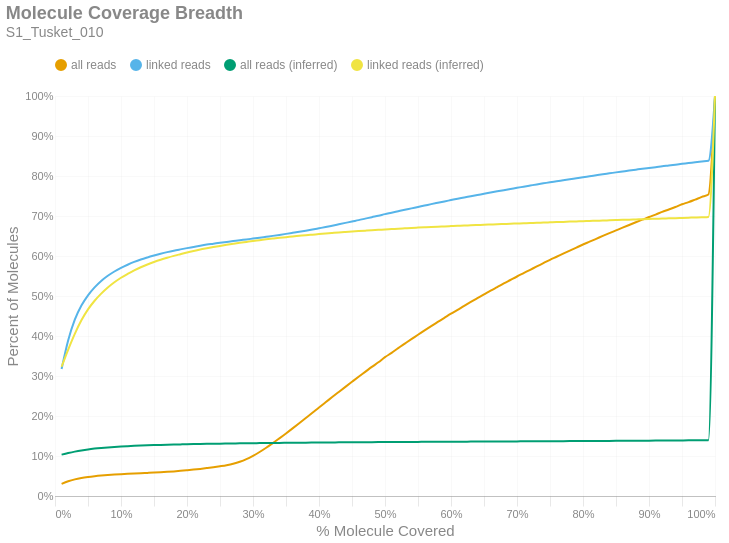

Notebook code for this chart:
### Markdown cell above
### Molecule Read Coverage
This chart shows molecule coverage breadth as computed by the number of bases aligned to that molecule. In other words, "*how much of each unique long molecule is actually sequenced/aligned?*" Keep in mind there is a distinction between sequences and alignments, since some sequences belonging to a particular molecule may not align well and wouldn't appear in the alignment data. This chart also shows molecule coverage breadth as computed by the *inferred fragment* from which the aligned sequences originate. Unlike read coverage, this calculation takes into account the total insert size, including unsequenced gaps between the forward and reverse reads. Like the previous figures, these are cumulative percents.

### Code cell
if SKIPLR:
    print_html(f"Skipped")
else:
    binned_df = consolidated_hist(valids['coverage_bp'], mask, 0.01, True)
    binned_df_inf = consolidated_hist(valids['coverage_inserts'], mask, 0.01, True)
    binned_df = binned_df.with_columns(pl.lit(binned_df_inf['all reads (cumsum)']).alias('all reads (inferred)'))
    binned_df = binned_df.with_columns(pl.lit(binned_df_inf['linked reads (cumsum)']).alias('linked reads (inferred)'))
    binned_df = binned_df.with_columns(
        (pl.col('bin').cast(pl.Float64) + 0.01).alias('right_edge')
    )

    with SafeRender(binned_df):
        (
            density_plot(binned_df, 'Molecule Coverage Breadth', samplename, 'molcov', ['all reads (inferred)','linked reads (inferred)'])
            .encode(
                #x=alt.X('bin:Q', title="% Molecule Covered").axis(format = '%').scale(padding=0),
                x=alt.X('right_edge:Q', title="% Molecule Covered").axis(format='%').scale(padding=0),
                y=alt.Y('value:Q', title='Percent of Molecules')
                    .axis(format='%')
                    .stack(False)
                    .scale(domainMin=0, padding=0),
                color=alt.Color("key:N").scale(domain = ["all reads", "linked reads", "all reads (inferred)", "linked reads (inferred)"]),
                tooltip = [
                    alt.Tooltip("key:N", title = "Data Type"),
                    alt.Tooltip("range_label:N", title="% Molecule Covered"),
                    alt.Tooltip("value:Q", format = ".2%", title="% Molecules")
                ]
            )
        ).display()

### Figure 1 — Vega-Lite specification as saved in the notebook (floating-point values rounded to 4 significant figures)
{"width": "container", "height": 400, "config": {"title": {"anchor": "start", "dy": -15, "fontSize": 18, "color": "#888888", "subtitleColor": "#888888", "subtitleFontSize": 14}, "arc": {"fill": "#0072B2"}, "axis": {"domainColor": "#888888", "domainWidth": 0.5, "gridWidth": 0.2, "grid": false, "titleFontWeight": 400, "titleFontSize": 15, "labelFontSize": 11, "labelColor": "#888888", "tickColor": "#888888", "tickWidth": 0.2, "titleColor": "#888888"}, "axisBand": {"grid": false}, "axisX": {"grid": true, "tickSize": 10, "domainCap": "round"}, "axisY": {"domain": false, "grid": true, "tickSize": 0, "domainCap": "round"}, "background": "transparent", "header": {"labelFontSize": 15, "labelColor": "#888888", "titleFontSize": 15, "titleFontWeight": 600, "titleColor": "#888888"}, "legend": {"labelFont": "sans-serif", "labelFontSize": 12, "labelColor": "#888888", "symbolSize": 100, "symbolType": "circle", "titleFontSize": 12, "titlePadding": 10, "titleColor": "#888888", "title": null, "orient": "top"}, "range": {"category": ["#E69F00", "#56B4E9", "#009E73", "#F0E442", "#0072B2", "#D55E00", "#CC79A7", "#000000"], "diverging": ["#cfe8f3", "#a2d4ec", "#73bfe2", "#46abdb", "#1696d2", "#12719e"]}, "area": {"fill": "#0072B2", "fillOpacity": 0.7, "line": true, "strokeOpacity": 0.7}, "line": {"color": "#0072B2", "stroke": "#0072B2", "strokeWidth": 2}, "trail": {"color": "#0072B2", "stroke": "#0072B2", "strokeWidth": 0, "size": 1}, "point": {"filled": true, "fillOpacity": 1.0, "size": 95}, "text": {"color": "#888888", "fontSize": 11, "align": "right", "fontWeight": 400, "size": 11}, "bar": {"fill": "#0072B2", "stroke": null}, "view": {"stroke": null, "continuousWidth": 660, "continuousHeight": 400}}, "data": {"name": "data-84c50cf7966b08e8c3f0d9d046a074b0"}, "mark": {"type": "line", "interpolate": "monotone", "point": {"opacity": 0, "size": 275}}, "encoding": {"color": {"field": "key", "scale": {"domain": ["all reads", "linked reads", "all reads (inferred)", "linked reads (inferred)"]}, "type": "nominal"}, "tooltip": [{"field": "key", "title": "Data Type", "type": "nominal"}, {"field": "range_label", "title": "% Molecule Covered", "type": "nominal"}, {"field": "value", "format": ".2%", "title": "% Molecules", "type": "quantitative"}], "x": {"axis": {"format": "%"}, "field": "right_edge", "scale": {"padding": 0}, "title": "% Molecule Covered", "type": "quantitative"}, "y": {"axis": {"format": "%"}, "field": "value", "scale": {"domainMin": 0, "padding": 0}, "stack": false, "title": "Percent of Molecules", "type": "quantitative"}}, "params": [{"name": "param_c36ac31b6afebe62", "select": {"type": "point", "fields": ["key"]}, "bind": "legend"}], "title": {"text": "Molecule Coverage Breadth", "subtitle": "S1_Tusket_010"}, "transform": [{"fold": ["all reads (cumsum)", "linked reads (cumsum)", "all reads (inferred)", "linked reads (inferred)"]}, {"calculate": "replace(datum.key, ' (cumsum)', '')", "as": "key"}, {"filter": {"param": "param_c36ac31b6afebe62"}}], "usermeta": {"embedOptions": {"downloadFileName": "S1_Tusket_010.molcov"}}, "$schema": "https://vega.github.io/schema/vega-lite/v6.1.0.json", "datasets": {"data-84c50cf7966b08e8c3f0d9d046a074b0": [{"bin": "0.0", "interval": "0.0-0.01", "all reads": 0.03014, "linked reads": 0.3176, "all reads (cumsum)": 0.03014, "linked reads (cumsum)": 0.3176, "range_label": "0.0-0.01", "all reads (inferred)": 0.1034, "linked reads (inferred)": 0.3231, "right_edge": 0.01}, {"bin": "0.01", "interval": "0.01-0.02", "all reads": 0.00669, "linked reads": 0.07177, "all reads (cumsum)": 0.03683, "linked reads (cumsum)": 0.3893, "range_label": "0.01-0.02", "all reads (inferred)": 0.1074, "linked reads (inferred)": 0.3661, "right_edge": 0.02}, {"bin": "0.02", "interval": "0.02-0.03", "all reads": 0.0048, "linked reads": 0.0514, "all reads (cumsum)": 0.04163, "linked reads (cumsum)": 0.4407, "range_label": "0.02-0.03", "all reads (inferred)": 0.111, "linked reads (inferred)": 0.4054, "right_edge": 0.03}, {"bin": "0.03", "interval": "0.03-0.04", "all reads": 0.003402, "linked reads": 0.03532, "all reads (cumsum)": 0.04503, "linked reads (cumsum)": 0.4761, "range_label": "0.03-0.04", "all reads (inferred)": 0.114, "linked reads (inferred)": 0.4392, "right_edge": 0.04}, {"bin": "0.04", "interval": "0.04-0.05", "all reads": 0.002485, "linked reads": 0.0257, "all reads (cumsum)": 0.04751, "linked reads (cumsum)": 0.5018, "range_label": "0.04-0.05", "all reads (inferred)": 0.1165, "linked reads (inferred)": 0.4664, "right_edge": 0.05}, {"bin": "0.05", "interval": "0.05-0.06", "all reads": 0.001952, "linked reads": 0.01987, "all reads (cumsum)": 0.04947, "linked reads (cumsum)": 0.5216, "range_label": "0.05-0.06", "all reads (inferred)": 0.1185, "linked reads (inferred)": 0.4881, "right_edge": 0.06}, {"bin": "0.06", "interval": "0.06-0.07", "all reads": 0.001596, "linked reads": 0.01603, "all reads (cumsum)": 0.05106, "linked reads (cumsum)": 0.5377, "range_label": "0.06-0.07", "all reads (inferred)": 0.1201, "linked reads (inferred)": 0.5059, "right_edge": 0.07}, {"bin": "0.07", "interval": "0.07-0.08", "all reads": 0.001283, "linked reads": 0.01285, "all reads (cumsum)": 0.05234, "linked reads (cumsum)": 0.5505, "range_label": "0.07-0.08", "all reads (inferred)": 0.1215, "linked reads (inferred)": 0.5212, "right_edge": 0.08}, {"bin": "0.08", "interval": "0.08-0.09", "all reads": 0.00113, "linked reads": 0.01076, "all reads (cumsum)": 0.05347, "linked reads (cumsum)": 0.5613, "range_label": "0.08-0.09", "all reads (inferred)": 0.1227, "linked reads (inferred)": 0.5343, "right_edge": 0.09}, {"bin": "0.09", "interval": "0.09-0.1", "all reads": 0.0009857, "linked reads": 0.008972, "all reads (cumsum)": 0.05446, "linked reads (cumsum)": 0.5702, "range_label": "0.09-0.1", "all reads (inferred)": 0.1237, "linked reads (inferred)": 0.5457, "right_edge": 0.1}, {"bin": "0.1", "interval": "0.1-0.11", "all reads": 0.0009226, "linked reads": 0.007887, "all reads (cumsum)": 0.05538, "linked reads (cumsum)": 0.5781, "range_label": "0.1-0.11", "all reads (inferred)": 0.1246, "linked reads (inferred)": 0.5552, "right_edge": 0.11}, {"bin": "0.11", "interval": "0.11-0.12", "all reads": 0.0008534, "linked reads": 0.007018, "all reads (cumsum)": 0.05624, "linked reads (cumsum)": 0.5852, "range_label": "0.11-0.12", "all reads (inferred)": 0.1253, "linked reads (inferred)": 0.564, "right_edge": 0.12}, {"bin": "0.12", "interval": "0.12-0.13", "all reads": 0.0008011, "linked reads": 0.006072, "all reads (cumsum)": 0.05704, "linked reads (cumsum)": 0.5912, "range_label": "0.12-0.13", "all reads (inferred)": 0.1261, "linked reads (inferred)": 0.5719, "right_edge": 0.13}, {"bin": "0.13", "interval": "0.13-0.14", "all reads": 0.0007536, "linked reads": 0.005157, "all reads (cumsum)": 0.05779, "linked reads (cumsum)": 0.5964, "range_label": "0.13-0.14", "all reads (inferred)": 0.1267, "linked reads (inferred)": 0.5788, "right_edge": 0.14}, {"bin": "0.14", "interval": "0.14-0.15", "all reads": 0.0007725, "linked reads": 0.004727, "all reads (cumsum)": 0.05856, "linked reads (cumsum)": 0.6011, "range_label": "0.14-0.15", "all reads (inferred)": 0.1272, "linked reads (inferred)": 0.585, "right_edge": 0.15}, {"bin": "0.15", "interval": "0.15-0.16", "all reads": 0.0008426, "linked reads": 0.004498, "all reads (cumsum)": 0.05941, "linked reads (cumsum)": 0.6056, "range_label": "0.15-0.16", "all reads (inferred)": 0.1278, "linked reads (inferred)": 0.5906, "right_edge": 0.16}, {"bin": "0.16", "interval": "0.16-0.17", "all reads": 0.0009934, "linked reads": 0.004056, "all reads (cumsum)": 0.0604, "linked reads (cumsum)": 0.6097, "range_label": "0.16-0.17", "all reads (inferred)": 0.1282, "linked reads (inferred)": 0.5957, "right_edge": 0.17}, {"bin": "0.17", "interval": "0.17-0.18", "all reads": 0.001137, "linked reads": 0.003606, "all reads (cumsum)": 0.06154, "linked reads (cumsum)": 0.6133, "range_label": "0.17-0.18", "all reads (inferred)": 0.1286, "linked reads (inferred)": 0.6003, "right_edge": 0.18}, {"bin": "0.18", "interval": "0.18-0.19", "all reads": 0.001325, "linked reads": 0.003253, "all reads (cumsum)": 0.06286, "linked reads (cumsum)": 0.6165, "range_label": "0.18-0.19", "all reads (inferred)": 0.129, "linked reads (inferred)": 0.6046, "right_edge": 0.19}, {"bin": "0.19", "interval": "0.19-0.2", "all reads": 0.00152, "linked reads": 0.00316, "all reads (cumsum)": 0.06438, "linked reads (cumsum)": 0.6197, "range_label": "0.19-0.2", "all reads (inferred)": 0.1294, "linked reads (inferred)": 0.6088, "right_edge": 0.2}, {"bin": "0.2", "interval": "0.2-0.21", "all reads": 0.001606, "linked reads": 0.003001, "all reads (cumsum)": 0.06599, "linked reads (cumsum)": 0.6227, "range_label": "0.2-0.21", "all reads (inferred)": 0.1297, "linked reads (inferred)": 0.6126, "right_edge": 0.21}, {"bin": "0.21", "interval": "0.21-0.22", "all reads": 0.001793, "linked reads": 0.003044, "all reads (cumsum)": 0.06778, "linked reads (cumsum)": 0.6257, "range_label": "0.21-0.22", "all reads (inferred)": 0.1301, "linked reads (inferred)": 0.6161, "right_edge": 0.22}, {"bin": "0.22", "interval": "0.22-0.23", "all reads": 0.001996, "linked reads": 0.002757, "all reads (cumsum)": 0.06978, "linked reads (cumsum)": 0.6285, "range_label": "0.22-0.23", "all reads (inferred)": 0.1304, "linked reads (inferred)": 0.6193, "right_edge": 0.23}, {"bin": "0.23", "interval": "0.23-0.24", "all reads": 0.002126, "linked reads": 0.002272, "all reads (cumsum)": 0.0719, "linked reads (cumsum)": 0.6308, "range_label": "0.23-0.24", "all reads (inferred)": 0.1306, "linked reads (inferred)": 0.6223, "right_edge": 0.24}, {"bin": "0.24", "interval": "0.24-0.25", "all reads": 0.002431, "linked reads": 0.002326, "all reads (cumsum)": 0.07433, "linked reads (cumsum)": 0.6331, "range_label": "0.24-0.25", "all reads (inferred)": 0.1309, "linked reads (inferred)": 0.6253, "right_edge": 0.25}, {"bin": "0.25", "interval": "0.25-0.26", "all reads": 0.0027, "linked reads": 0.002098, "all reads (cumsum)": 0.07703, "linked reads (cumsum)": 0.6352, "range_label": "0.25-0.26", "all reads (inferred)": 0.1312, "linked reads (inferred)": 0.628, "right_edge": 0.26}, {"bin": "0.26", "interval": "0.26-0.27", "all reads": 0.003544, "linked reads": 0.002102, "all reads (cumsum)": 0.08058, "linked reads (cumsum)": 0.6373, "range_label": "0.26-0.27", "all reads (inferred)": 0.1314, "linked reads (inferred)": 0.6305, "right_edge": 0.27}, {"bin": "0.27", "interval": "0.27-0.28", "all reads": 0.0049, "linked reads": 0.002148, "all reads (cumsum)": 0.08548, "linked reads (cumsum)": 0.6394, "range_label": "0.27-0.28", "all reads (inferred)": 0.1316, "linked reads (inferred)": 0.6329, "right_edge": 0.28}, {"bin": "0.28", "interval": "0.28-0.29", "all reads": 0.006633, "linked reads": 0.001962, "all reads (cumsum)": 0.09211, "linked reads (cumsum)": 0.6414, "range_label": "0.28-0.29", "all reads (inferred)": 0.1318, "linked reads (inferred)": 0.6352, "right_edge": 0.29}, {"bin": "0.29", "interval": "0.29-0.3", "all reads": 0.008446, "linked reads": 0.002168, "all reads (cumsum)": 0.1006, "linked reads (cumsum)": 0.6436, "range_label": "0.29-0.3", "all reads (inferred)": 0.132, "linked reads (inferred)": 0.6375, "right_edge": 0.3}, {"bin": "0.3", "interval": "0.3-0.31", "all reads": 0.00948, "linked reads": 0.002164, "all reads (cumsum)": 0.11, "linked reads (cumsum)": 0.6457, "range_label": "0.3-0.31", "all reads (inferred)": 0.1322, "linked reads (inferred)": 0.6395, "right_edge": 0.31}, {"bin": "0.31", "interval": "0.31-0.32", "all reads": 0.01057, "linked reads": 0.002323, "all reads (cumsum)": 0.1206, "linked reads (cumsum)": 0.648, "range_label": "0.31-0.32", "all reads (inferred)": 0.1324, "linked reads (inferred)": 0.6416, "right_edge": 0.32}, {"bin": "0.32", "interval": "0.32-0.33", "all reads": 0.01149, "linked reads": 0.002284, "all reads (cumsum)": 0.1321, "linked reads (cumsum)": 0.6503, "range_label": "0.32-0.33", "all reads (inferred)": 0.1326, "linked reads (inferred)": 0.6436, "right_edge": 0.33}, {"bin": "0.33", "interval": "0.33-0.34", "all reads": 0.01203, "linked reads": 0.002443, "all reads (cumsum)": 0.1441, "linked reads (cumsum)": 0.6528, "range_label": "0.33-0.34", "all reads (inferred)": 0.1328, "linked reads (inferred)": 0.6454, "right_edge": 0.34}, {"bin": "0.34", "interval": "0.34-0.35", "all reads": 0.01225, "linked reads": 0.002536, "all reads (cumsum)": 0.1564, "linked reads (cumsum)": 0.6553, "range_label": "0.34-0.35", "all reads (inferred)": 0.1329, "linked reads (inferred)": 0.647, "right_edge": 0.35}, {"bin": "0.35", "interval": "0.35-0.36", "all reads": 0.01265, "linked reads": 0.002594, "all reads (cumsum)": 0.169, "linked reads (cumsum)": 0.6579, "range_label": "0.35-0.36", "all reads (inferred)": 0.1331, "linked reads (inferred)": 0.6488, "right_edge": 0.36}, {"bin": "0.36", "interval": "0.36-0.37", "all reads": 0.01287, "linked reads": 0.002617, "all reads (cumsum)": 0.1819, "linked reads (cumsum)": 0.6605, "range_label": "0.36-0.37", "all reads (inferred)": 0.1332, "linked reads (inferred)": 0.6504, "right_edge": 0.37}, {"bin": "0.37", "interval": "0.37-0.38", "all reads": 0.01299, "linked reads": 0.002815, "all reads (cumsum)": 0.1949, "linked reads (cumsum)": 0.6633, "range_label": "0.37-0.38", "all reads (inferred)": 0.1334, "linked reads (inferred)": 0.652, "right_edge": 0.38}, {"bin": "0.38", "interval": "0.38-0.39", "all reads": 0.01302, "linked reads": 0.002916, "all reads (cumsum)": 0.2079, "linked reads (cumsum)": 0.6663, "range_label": "0.38-0.39", "all reads (inferred)": 0.1335, "linked reads (inferred)": 0.6534, "right_edge": 0.39}, {"bin": "0.39", "interval": "0.39-0.4", "all reads": 0.0134, "linked reads": 0.003079, "all reads (cumsum)": 0.2213, "linked reads (cumsum)": 0.6693, "range_label": "0.39-0.4", "all reads (inferred)": 0.1337, "linked reads (inferred)": 0.6548, "right_edge": 0.4}, {"bin": "0.4", "interval": "0.4-0.41", "all reads": 0.01291, "linked reads": 0.003086, "all reads (cumsum)": 0.2342, "linked reads (cumsum)": 0.6724, "range_label": "0.4-0.41", "all reads (inferred)": 0.1338, "linked reads (inferred)": 0.6562, "right_edge": 0.41}, {"bin": "0.41", "interval": "0.41-0.42", "all reads": 0.01307, "linked reads": 0.003381, "all reads (cumsum)": 0.2473, "linked reads (cumsum)": 0.6758, "range_label": "0.41-0.42", "all reads (inferred)": 0.1339, "linked reads (inferred)": 0.6576, "right_edge": 0.42}, {"bin": "0.42", "interval": "0.42-0.43", "all reads": 0.01281, "linked reads": 0.003482, "all reads (cumsum)": 0.2601, "linked reads (cumsum)": 0.6793, "range_label": "0.42-0.43", "all reads (inferred)": 0.1341, "linked reads (inferred)": 0.6589, "right_edge": 0.43}, {"bin": "0.43", "interval": "0.43-0.44", "all reads": 0.01271, "linked reads": 0.003494, "all reads (cumsum)": 0.2728, "linked reads (cumsum)": 0.6828, "range_label": "0.43-0.44", "all reads (inferred)": 0.1342, "linked reads (inferred)": 0.66, "right_edge": 0.44}, {"bin": "0.44", "interval": "0.44-0.45", "all reads": 0.01265, "linked reads": 0.003513, "all reads (cumsum)": 0.2855, "linked reads (cumsum)": 0.6863, "range_label": "0.44-0.45", "all reads (inferred)": 0.1343, "linked reads (inferred)": 0.6611, "right_edge": 0.45}, {"bin": "0.45", "interval": "0.45-0.46", "all reads": 0.01257, "linked reads": 0.003385, "all reads (cumsum)": 0.298, "linked reads (cumsum)": 0.6897, "range_label": "0.45-0.46", "all reads (inferred)": 0.1344, "linked reads (inferred)": 0.6623, "right_edge": 0.46}, {"bin": "0.46", "interval": "0.46-0.47", "all reads": 0.0123, "linked reads": 0.003715, "all reads (cumsum)": 0.3103, "linked reads (cumsum)": 0.6934, "range_label": "0.46-0.47", "all reads (inferred)": 0.1345, "linked reads (inferred)": 0.6633, "right_edge": 0.47}, {"bin": "0.47", "interval": "0.47-0.48", "all reads": 0.01235, "linked reads": 0.003718, "all reads (cumsum)": 0.3227, "linked reads (cumsum)": 0.6971, "range_label": "0.47-0.48", "all reads (inferred)": 0.1346, "linked reads (inferred)": 0.6644, "right_edge": 0.48}, {"bin": "0.48", "interval": "0.48-0.49", "all reads": 0.01158, "linked reads": 0.003501, "all reads (cumsum)": 0.3343, "linked reads (cumsum)": 0.7006, "range_label": "0.48-0.49", "all reads (inferred)": 0.1347, "linked reads (inferred)": 0.6653, "right_edge": 0.49}, {"bin": "0.49", "interval": "0.49-0.5", "all reads": 0.01284, "linked reads": 0.004033, "all reads (cumsum)": 0.3471, "linked reads (cumsum)": 0.7046, "range_label": "0.49-0.5", "all reads (inferred)": 0.1348, "linked reads (inferred)": 0.6664, "right_edge": 0.5}, {"bin": "0.5", "interval": "0.5-0.51", "all reads": 0.01081, "linked reads": 0.003525, "all reads (cumsum)": 0.3579, "linked reads (cumsum)": 0.7082, "range_label": "0.5-0.51", "all reads (inferred)": 0.1349, "linked reads (inferred)": 0.6673, "right_edge": 0.51}, {"bin": "0.51", "interval": "0.51-0.52", "all reads": 0.01181, "linked reads": 0.003687, "all reads (cumsum)": 0.3697, "linked reads (cumsum)": 0.7118, "range_label": "0.51-0.52", "all reads (inferred)": 0.135, "linked reads (inferred)": 0.6683, "right_edge": 0.52}, {"bin": "0.52", "interval": "0.52-0.53", "all reads": 0.01127, "linked reads": 0.003668, "all reads (cumsum)": 0.381, "linked reads (cumsum)": 0.7155, "range_label": "0.52-0.53", "all reads (inferred)": 0.1351, "linked reads (inferred)": 0.6692, "right_edge": 0.53}, {"bin": "0.53", "interval": "0.53-0.54", "all reads": 0.01121, "linked reads": 0.003517, "all reads (cumsum)": 0.3922, "linked reads (cumsum)": 0.719, "range_label": "0.53-0.54", "all reads (inferred)": 0.1352, "linked reads (inferred)": 0.6701, "right_edge": 0.54}, {"bin": "0.54", "interval": "0.54-0.55", "all reads": 0.01088, "linked reads": 0.003575, "all reads (cumsum)": 0.4031, "linked reads (cumsum)": 0.7226, "range_label": "0.54-0.55", "all reads (inferred)": 0.1353, "linked reads (inferred)": 0.671, "right_edge": 0.55}, {"bin": "0.55", "interval": "0.55-0.56", "all reads": 0.01098, "linked reads": 0.003505, "all reads (cumsum)": 0.4141, "linked reads (cumsum)": 0.7261, "range_label": "0.55-0.56", "all reads (inferred)": 0.1354, "linked reads (inferred)": 0.6718, "right_edge": 0.56}, {"bin": "0.56", "interval": "0.56-0.57", "all reads": 0.01071, "linked reads": 0.003614, "all reads (cumsum)": 0.4248, "linked reads (cumsum)": 0.7297, "range_label": "0.56-0.57", "all reads (inferred)": 0.1355, "linked reads (inferred)": 0.6726, "right_edge": 0.57}, {"bin": "0.57", "interval": "0.57-0.58", "all reads": 0.01035, "linked reads": 0.003408, "all reads (cumsum)": 0.4351, "linked reads (cumsum)": 0.7331, "range_label": "0.57-0.58", "all reads (inferred)": 0.1356, "linked reads (inferred)": 0.6733, "right_edge": 0.58}, {"bin": "0.58", "interval": "0.58-0.59", "all reads": 0.01034, "linked reads": 0.003362, "all reads (cumsum)": 0.4455, "linked reads (cumsum)": 0.7365, "range_label": "0.58-0.59", "all reads (inferred)": 0.1356, "linked reads (inferred)": 0.674, "right_edge": 0.59}, {"bin": "0.59", "interval": "0.59-0.6", "all reads": 0.01037, "linked reads": 0.003292, "all reads (cumsum)": 0.4558, "linked reads (cumsum)": 0.7398, "range_label": "0.59-0.6", "all reads (inferred)": 0.1357, "linked reads (inferred)": 0.6747, "right_edge": 0.6}, {"bin": "0.6", "interval": "0.6-0.61", "all reads": 0.00963, "linked reads": 0.003311, "all reads (cumsum)": 0.4655, "linked reads (cumsum)": 0.7431, "range_label": "0.6-0.61", "all reads (inferred)": 0.1358, "linked reads (inferred)": 0.6755, "right_edge": 0.61}, {"bin": "0.61", "interval": "0.61-0.62", "all reads": 0.01001, "linked reads": 0.003098, "all reads (cumsum)": 0.4755, "linked reads (cumsum)": 0.7462, "range_label": "0.61-0.62", "all reads (inferred)": 0.1359, "linked reads (inferred)": 0.6762, "right_edge": 0.62}, {"bin": "0.62", "interval": "0.62-0.63", "all reads": 0.009663, "linked reads": 0.003214, "all reads (cumsum)": 0.4851, "linked reads (cumsum)": 0.7494, "range_label": "0.62-0.63", "all reads (inferred)": 0.136, "linked reads (inferred)": 0.6768, "right_edge": 0.63}, {"bin": "0.63", "interval": "0.63-0.64", "all reads": 0.009393, "linked reads": 0.003145, "all reads (cumsum)": 0.4945, "linked reads (cumsum)": 0.7526, "range_label": "0.63-0.64", "all reads (inferred)": 0.1361, "linked reads (inferred)": 0.6775, "right_edge": 0.64}, {"bin": "0.64", "interval": "0.64-0.65", "all reads": 0.009307, "linked reads": 0.0029, "all reads (cumsum)": 0.5038, "linked reads (cumsum)": 0.7555, "range_label": "0.64-0.65", "all reads (inferred)": 0.1361, "linked reads (inferred)": 0.6782, "right_edge": 0.65}, {"bin": "0.65", "interval": "0.65-0.66", "all reads": 0.009416, "linked reads": 0.003183, "all reads (cumsum)": 0.5133, "linked reads (cumsum)": 0.7586, "range_label": "0.65-0.66", "all reads (inferred)": 0.1362, "linked reads (inferred)": 0.6788, "right_edge": 0.66}, {"bin": "0.66", "interval": "0.66-0.67", "all reads": 0.008966, "linked reads": 0.003083, "all reads (cumsum)": 0.5222, "linked reads (cumsum)": 0.7617, "range_label": "0.66-0.67", "all reads (inferred)": 0.1363, "linked reads (inferred)": 0.6794, "right_edge": 0.67}, {"bin": "0.67", "interval": "0.67-0.68", "all reads": 0.009072, "linked reads": 0.002904, "all reads (cumsum)": 0.5313, "linked reads (cumsum)": 0.7646, "range_label": "0.67-0.68", "all reads (inferred)": 0.1364, "linked reads (inferred)": 0.68, "right_edge": 0.68}, {"bin": "0.68", "interval": "0.68-0.69", "all reads": 0.008686, "linked reads": 0.002869, "all reads (cumsum)": 0.54, "linked reads (cumsum)": 0.7675, "range_label": "0.68-0.69", "all reads (inferred)": 0.1365, "linked reads (inferred)": 0.6806, "right_edge": 0.69}, {"bin": "0.69", "interval": "0.69-0.7", "all reads": 0.008753, "linked reads": 0.003005, "all reads (cumsum)": 0.5487, "linked reads (cumsum)": 0.7705, "range_label": "0.69-0.7", "all reads (inferred)": 0.1365, "linked reads (inferred)": 0.6813, "right_edge": 0.7}, {"bin": "0.7", "interval": "0.7-0.71", "all reads": 0.008398, "linked reads": 0.002803, "all reads (cumsum)": 0.5571, "linked reads (cumsum)": 0.7733, "range_label": "0.7-0.71", "all reads (inferred)": 0.1366, "linked reads (inferred)": 0.6819, "right_edge": 0.71}, {"bin": "0.71", "interval": "0.71-0.72", "all reads": 0.008376, "linked reads": 0.002846, "all reads (cumsum)": 0.5655, "linked reads (cumsum)": 0.7762, "range_label": "0.71-0.72", "all reads (inferred)": 0.1367, "linked reads (inferred)": 0.6825, "right_edge": 0.72}, {"bin": "0.72", "interval": "0.72-0.73", "all reads": 0.008433, "linked reads": 0.002862, "all reads (cumsum)": 0.5739, "linked reads (cumsum)": 0.779, "range_label": "0.72-0.73", "all reads (inferred)": 0.1368, "linked reads (inferred)": 0.6832, "right_edge": 0.73}, {"bin": "0.73", "interval": "0.73-0.74", "all reads": 0.008116, "linked reads": 0.002606, "all reads (cumsum)": 0.5821, "linked reads (cumsum)": 0.7816, "range_label": "0.73-0.74", "all reads (inferred)": 0.1369, "linked reads (inferred)": 0.6836, "right_edge": 0.74}, {"bin": "0.74", "interval": "0.74-0.75", "all reads": 0.008431, "linked reads": 0.002699, "all reads (cumsum)": 0.5905, "linked reads (cumsum)": 0.7843, "range_label": "0.74-0.75", "all reads (inferred)": 0.137, "linked reads (inferred)": 0.6842, "right_edge": 0.75}, {"bin": "0.75", "interval": "0.75-0.76", "all reads": 0.007693, "linked reads": 0.002482, "all reads (cumsum)": 0.5982, "linked reads (cumsum)": 0.7868, "range_label": "0.75-0.76", "all reads (inferred)": 0.1371, "linked reads (inferred)": 0.6847, "right_edge": 0.76}, {"bin": "0.76", "interval": "0.76-0.77", "all reads": 0.007795, "linked reads": 0.002575, "all reads (cumsum)": 0.606, "linked reads (cumsum)": 0.7894, "range_label": "0.76-0.77", "all reads (inferred)": 0.1371, "linked reads (inferred)": 0.6853, "right_edge": 0.77}, {"bin": "0.77", "interval": "0.77-0.78", "all reads": 0.007568, "linked reads": 0.00254, "all reads (cumsum)": 0.6135, "linked reads (cumsum)": 0.7919, "range_label": "0.77-0.78", "all reads (inferred)": 0.1372, "linked reads (inferred)": 0.6859, "right_edge": 0.78}, {"bin": "0.78", "interval": "0.78-0.79", "all reads": 0.00747, "linked reads": 0.002579, "all reads (cumsum)": 0.621, "linked reads (cumsum)": 0.7945, "range_label": "0.78-0.79", "all reads (inferred)": 0.1373, "linked reads (inferred)": 0.6865, "right_edge": 0.79}, {"bin": "0.79", "interval": "0.79-0.8", "all reads": 0.007807, "linked reads": 0.002555, "all reads (cumsum)": 0.6288, "linked reads (cumsum)": 0.797, "range_label": "0.79-0.8", "all reads (inferred)": 0.1374, "linked reads (inferred)": 0.687, "right_edge": 0.8}, {"bin": "0.8", "interval": "0.8-0.81", "all reads": 0.007021, "linked reads": 0.002408, "all reads (cumsum)": 0.6358, "linked reads (cumsum)": 0.7995, "range_label": "0.8-0.81", "all reads (inferred)": 0.1375, "linked reads (inferred)": 0.6876, "right_edge": 0.81}, {"bin": "0.81", "interval": "0.81-0.82", "all reads": 0.007132, "linked reads": 0.002482, "all reads (cumsum)": 0.643, "linked reads (cumsum)": 0.8019, "range_label": "0.81-0.82", "all reads (inferred)": 0.1376, "linked reads (inferred)": 0.6881, "right_edge": 0.82}, {"bin": "0.82", "interval": "0.82-0.83", "all reads": 0.007152, "linked reads": 0.002447, "all reads (cumsum)": 0.6501, "linked reads (cumsum)": 0.8044, "range_label": "0.82-0.83", "all reads (inferred)": 0.1377, "linked reads (inferred)": 0.6887, "right_edge": 0.83}, {"bin": "0.83", "interval": "0.83-0.84", "all reads": 0.006955, "linked reads": 0.002323, "all reads (cumsum)": 0.6571, "linked reads (cumsum)": 0.8067, "range_label": "0.83-0.84", "all reads (inferred)": 0.1378, "linked reads (inferred)": 0.6892, "right_edge": 0.84}, {"bin": "0.84", "interval": "0.84-0.85", "all reads": 0.006895, "linked reads": 0.002358, "all reads (cumsum)": 0.664, "linked reads (cumsum)": 0.8091, "range_label": "0.84-0.85", "all reads (inferred)": 0.1379, "linked reads (inferred)": 0.6898, "right_edge": 0.85}, {"bin": "0.85", "interval": "0.85-0.86", "all reads": 0.006882, "linked reads": 0.002299, "all reads (cumsum)": 0.6709, "linked reads (cumsum)": 0.8114, "range_label": "0.85-0.86", "all reads (inferred)": 0.138, "linked reads (inferred)": 0.6903, "right_edge": 0.86}, {"bin": "0.86", "interval": "0.86-0.87", "all reads": 0.006749, "linked reads": 0.002299, "all reads (cumsum)": 0.6776, "linked reads (cumsum)": 0.8137, "range_label": "0.86-0.87", "all reads (inferred)": 0.1381, "linked reads (inferred)": 0.6909, "right_edge": 0.87}, {"bin": "0.87", "interval": "0.87-0.88", "all reads": 0.006711, "linked reads": 0.002214, "all reads (cumsum)": 0.6843, "linked reads (cumsum)": 0.8159, "range_label": "0.87-0.88", "all reads (inferred)": 0.1382, "linked reads (inferred)": 0.6915, "right_edge": 0.88}, {"bin": "0.88", "interval": "0.88-0.89", "all reads": 0.006476, "linked reads": 0.002214, "all reads (cumsum)": 0.6908, "linked reads (cumsum)": 0.8181, "range_label": "0.88-0.89", "all reads (inferred)": 0.1383, "linked reads (inferred)": 0.692, "right_edge": 0.89}, {"bin": "0.89", "interval": "0.89-0.9", "all reads": 0.006632, "linked reads": 0.002043, "all reads (cumsum)": 0.6974, "linked reads (cumsum)": 0.8201, "range_label": "0.89-0.9", "all reads (inferred)": 0.1384, "linked reads (inferred)": 0.6926, "right_edge": 0.9}, {"bin": "0.9", "interval": "0.9-0.91", "all reads": 0.006097, "linked reads": 0.002028, "all reads (cumsum)": 0.7035, "linked reads (cumsum)": 0.8222, "range_label": "0.9-0.91", "all reads (inferred)": 0.1385, "linked reads (inferred)": 0.6931, "right_edge": 0.91}, {"bin": "0.91", "interval": "0.91-0.92", "all reads": 0.006806, "linked reads": 0.002288, "all reads (cumsum)": 0.7103, "linked reads (cumsum)": 0.8245, "range_label": "0.91-0.92", "all reads (inferred)": 0.1386, "linked reads (inferred)": 0.6937, "right_edge": 0.92}, {"bin": "0.92", "interval": "0.92-0.93", "all reads": 0.005886, "linked reads": 0.001908, "all reads (cumsum)": 0.7162, "linked reads (cumsum)": 0.8264, "range_label": "0.92-0.93", "all reads (inferred)": 0.1387, "linked reads (inferred)": 0.6941, "right_edge": 0.93}, {"bin": "0.93", "interval": "0.93-0.94", "all reads": 0.00629, "linked reads": 0.002016, "all reads (cumsum)": 0.7225, "linked reads (cumsum)": 0.8284, "range_label": "0.93-0.94", "all reads (inferred)": 0.1389, "linked reads (inferred)": 0.6946, "right_edge": 0.94}, {"bin": "0.94", "interval": "0.94-0.95", "all reads": 0.006737, "linked reads": 0.002001, "all reads (cumsum)": 0.7292, "linked reads (cumsum)": 0.8304, "range_label": "0.94-0.95", "all reads (inferred)": 0.139, "linked reads (inferred)": 0.6952, "right_edge": 0.95}, {"bin": "0.95", "interval": "0.95-0.96", "all reads": 0.005428, "linked reads": 0.001884, "all reads (cumsum)": 0.7347, "linked reads (cumsum)": 0.8323, "range_label": "0.95-0.96", "all reads (inferred)": 0.1391, "linked reads (inferred)": 0.6958, "right_edge": 0.96}, {"bin": "0.96", "interval": "0.96-0.97", "all reads": 0.006413, "linked reads": 0.00202, "all reads (cumsum)": 0.7411, "linked reads (cumsum)": 0.8343, "range_label": "0.96-0.97", "all reads (inferred)": 0.1392, "linked reads (inferred)": 0.6964, "right_edge": 0.97}, {"bin": "0.97", "interval": "0.97-0.98", "all reads": 0.006587, "linked reads": 0.001826, "all reads (cumsum)": 0.7477, "linked reads (cumsum)": 0.8361, "range_label": "0.97-0.98", "all reads (inferred)": 0.1394, "linked reads (inferred)": 0.697, "right_edge": 0.98}, {"bin": "0.98", "interval": "0.98-0.99", "all reads": 0.006069, "linked reads": 0.001842, "all reads (cumsum)": 0.7537, "linked reads (cumsum)": 0.8379, "range_label": "0.98-0.99", "all reads (inferred)": 0.1396, "linked reads (inferred)": 0.6977, "right_edge": 0.99}, {"bin": "0.99", "interval": "0.99-1.0", "all reads": 0.2463, "linked reads": 0.1621, "all reads (cumsum)": 1.0, "linked reads (cumsum)": 1.0, "range_label": "0.99-1.0", "all reads (inferred)": 1.0, "linked reads (inferred)": 1.0, "right_edge": 1.0}]}}
